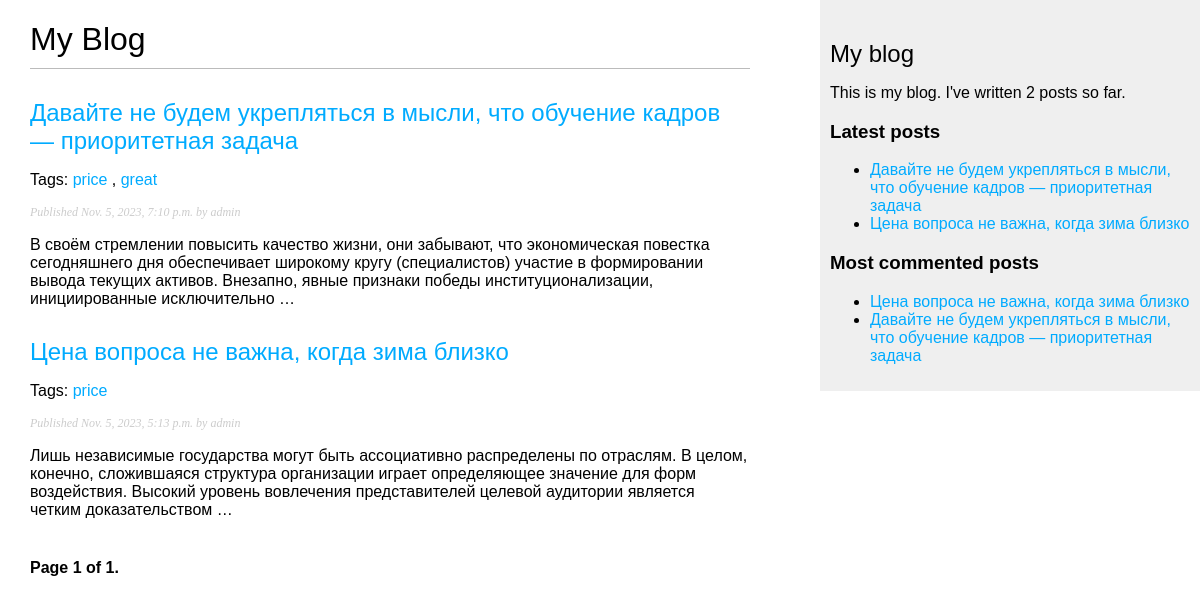
The page /blog/ on the database as committed earlier.
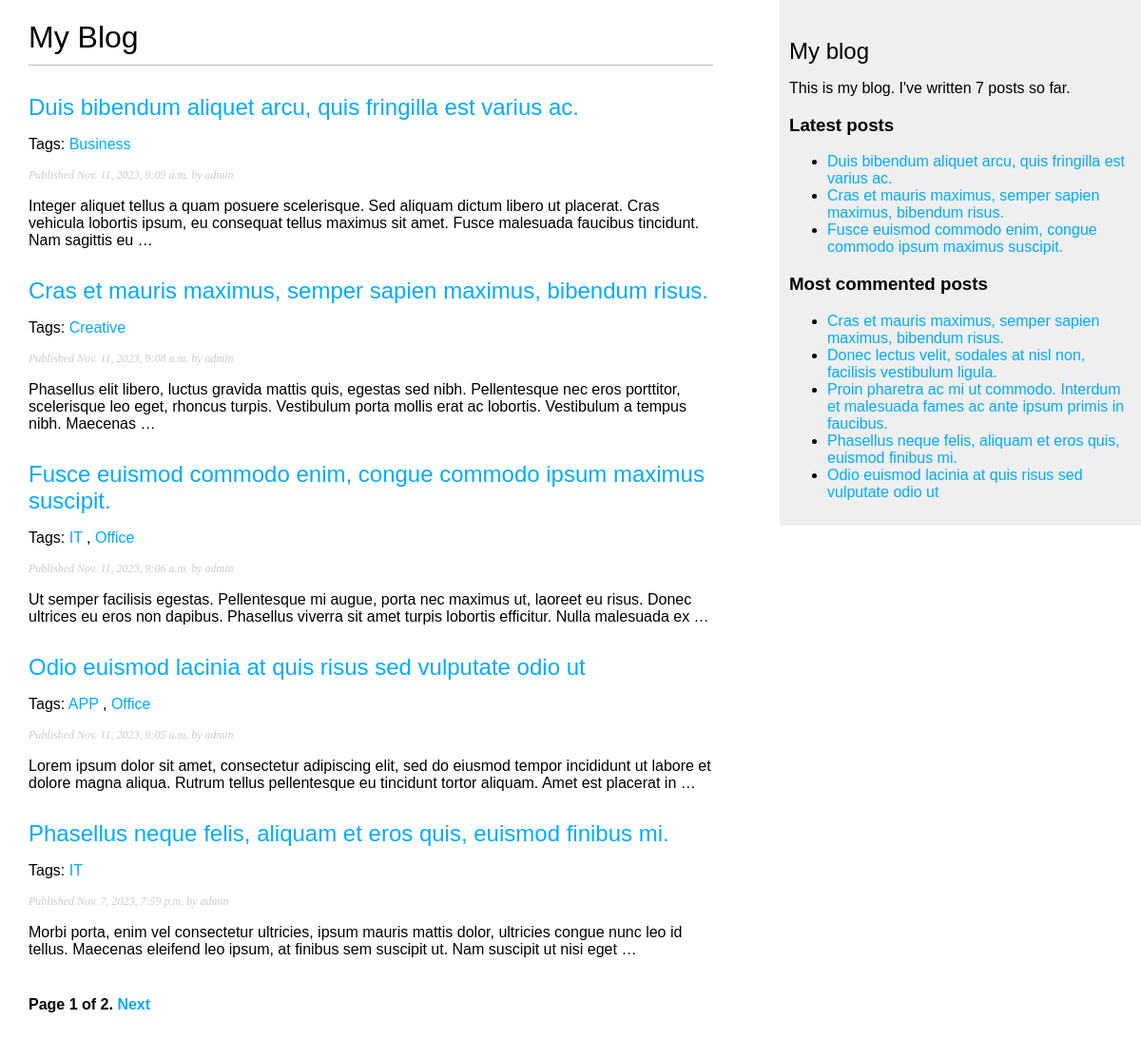
The same page on the database as committed later.
### blog/models.py (models this page shows, shortened)
class Post(models.Model):
    class Status(models.TextChoices):
        DRAFT = 'DF', 'Draft'
        PUBLISHED = 'PB', 'Published'
    title = models.CharField(max_length=250)
    slug = models.SlugField(max_length=250, unique_for_date='publish')
    author = models.ForeignKey(User, on_delete=models.CASCADE, related_name='blog_posts')
    body = models.TextField()
    publish = models.DateTimeField(default=timezone.now)
    created = models.DateTimeField(auto_now_add=True)
    updated = models.DateTimeField(auto_now=True)
    status = models.CharField(max_length=2, choices=Status.choices, default=Status.DRAFT)
    objects = models.Manager()  # менеджер, применяемый по умолчанию
    published = PublishedManager()  # конкретно-прикладной менеджер
    tags = TaggableManager()
    class Meta:
        ordering = ['-publish']
        indexes = [
            models.Index(fields=['-publish']),
        ]
    def get_absolute_url(self):
        return reverse('blog:post_detail', args=[self.publish.year, self.publish.month, self.publish.day, self.slug])

### blog/views.py (the view)
# urls.py: path('', views.post_list, name='post_list'),
def post_list(request, tag_slug=None):
    post_list = Post.published.all()
    tag = None
    if tag_slug:
        tag = get_object_or_404(Tag, slug=tag_slug)
        post_list = post_list.filter(tags__in=[tag])
    paginator = Paginator(post_list, 5)
    page_number = request.GET.get('page', 1)
    try:
        posts = paginator.page(page_number)
    except PageNotAnInteger:
        posts = paginator.page(1)
    except EmptyPage:
        posts = paginator.page(paginator.num_pages)
    context = {
        'posts': posts,
        'tag': tag
    }
    return render(request, 'blog/post/list.html', context)

### blog/models.py (called while the page is built)
    def get_queryset(self):
        return super().get_queryset().filter(status=Post.Status.PUBLISHED)

### blog/templatetags/blog_tags.py (called while the page is built)
@register.simple_tag
def total_posts():
    return Post.published.count()

@register.inclusion_tag('blog/post/latest_posts.html')
def show_latest_posts(count=5):
    latest_posts = Post.published.order_by('-publish')[:count]
    return {'latest_posts': latest_posts}

@register.simple_tag
def get_most_commented_posts(count=5):
    return Post.published.annotate(total_comments=Count('comments')).order_by('-total_comments')[:count]

@register.filter(name='markdown')
def markdown_format(text):
    return mark_safe(markdown.markdown(text))

### blog/templates/blog/post/list.html (shortened to what this page needs)
{% extends "blog/base.html" %}
{% load blog_tags %}
{% block content %}
<h1>My Blog</h1>
{% for post in posts %}
<h2>
    <a href="{{ post.get_absolute_url }}">
        {{ post.title }}
    </a>
</h2>
<p class="tags">
    Tags:
    {% for tag in post.tags.all %}
    <a href="{% url 'blog:post_list_by_tag' tag.slug %}">{{ tag.name }}</a>
    {% if not forloop.last %}, {% endif %}
    {% endfor %}
</p>
<p class="date">
    Published {{ post.publish }} by {{ post.author }}
</p>
{{ post.body|markdown|truncatewords_html:30 }}
{% endfor %}
{% include "pagination.html" with page=posts %}
{% endblock %}

### blog/templates/blog/base.html (shortened to what this page needs)
<!DOCTYPE html>
{% load blog_tags %}
{% load static %}
<html lang="en">
<head>
    <link href="{% static 'css/blog.css' %}" rel="stylesheet">
</head>
<body>
<div id="content">
    {% block content %}
    {% endblock %}
</div>
<div id="sidebar">
    <h2>My blog</h2>
    <p>
        This is my blog.
        I've written {% total_posts %} posts so far.
    </p>
    <h3>Latest posts</h3>
    {% show_latest_posts 3 %}
    <h3>Most commented posts</h3>
    {% get_most_commented_posts as most_commented_posts %}
    <ul>
        {% for post in most_commented_posts %}
        <li>
            <a href="{{ post.get_absolute_url }}">{{ post.title }}</a>
        </li>
        {% endfor %}
    </ul>
</div>
</body>
</html>

### blog/templates/blog/post/latest_posts.html
<ul>
{% for post in latest_posts %}
  <li>
    <a href="{{ post.get_absolute_url }}">{{ post.title }}</a>
  </li>
{% endfor %}
</ul>

Rows that differ between the two databases and show on the page:
removed Post: title "Давайте не будем укрепляться в мысли, что обучение кадров — приоритетная задача", publish "Nov. 5, 2023, 7:10 p.m.", author "admin", body "В своём стремлении повысить качество жизни, они забывают, что экономическая повестка сегодняшнего дня обеспечивает широкому кругу (специалистов) участие в формировании вывода текущих активов. Внезапно, явные признаки победы институционализации, инициированные исключительно …"
removed Tag: name "price"
removed Tag: name "great", shown under "Давайте не будем укрепляться в мысли, что обучение кадров — приоритетная задача"
removed Post: title "Цена вопроса не важна, когда зима близко", publish "Nov. 5, 2023, 5:13 p.m.", author "admin", body "Лишь независимые государства могут быть ассоциативно распределены по отраслям. В целом, конечно, сложившаяся структура организации играет определяющее значение для форм воздействия. Высокий уровень вовлечения представителей целевой аудитории является четким доказательством …"
added Post: title "Duis bibendum aliquet arcu, quis fringilla est varius ac.", publish "Nov. 11, 2023, 9:09 a.m.", author "admin", body "Integer aliquet tellus a quam posuere scelerisque. Sed aliquam dictum libero ut placerat. Cras vehicula lobortis ipsum, eu consequat tellus maximus sit amet. Fusce malesuada faucibus tincidunt. Nam sagittis eu …"
added Tag: name "Business", shown under "Duis bibendum aliquet arcu, quis fringilla est varius ac."
added Post: title "Cras et mauris maximus, semper sapien maximus, bibendum risus.", publish "Nov. 11, 2023, 9:08 a.m.", author "admin", body "Phasellus elit libero, luctus gravida mattis quis, egestas sed nibh. Pellentesque nec eros porttitor, scelerisque leo eget, rhoncus turpis. Vestibulum porta mollis erat ac lobortis. Vestibulum a tempus nibh. Maecenas …"
added Tag: name "Creative", shown under "Cras et mauris maximus, semper sapien maximus, bibendum risus."
added Post: title "Fusce euismod commodo enim, congue commodo ipsum maximus suscipit.", publish "Nov. 11, 2023, 9:06 a.m.", author "admin", body "Ut semper facilisis egestas. Pellentesque mi augue, porta nec maximus ut, laoreet eu risus. Donec ultrices eu eros non dapibus. Phasellus viverra sit amet turpis lobortis efficitur. Nulla malesuada ex …"
added Tag: name "IT"
added Tag: name "Office"
added Post: title "Odio euismod lacinia at quis risus sed vulputate odio ut", publish "Nov. 11, 2023, 9:05 a.m.", author "admin", body "Lorem ipsum dolor sit amet, consectetur adipiscing elit, sed do eiusmod tempor incididunt ut labore et dolore magna aliqua. Rutrum tellus pellentesque eu tincidunt tortor aliquam. Amet est placerat in …"
added Tag: name "APP", shown under "Odio euismod lacinia at quis risus sed vulputate odio ut"
added Post: title "Phasellus neque felis, aliquam et eros quis, euismod finibus mi.", publish "Nov. 7, 2023, 7:59 p.m.", author "admin", body "Morbi porta, enim vel consectetur ultricies, ipsum mauris mattis dolor, ultricies congue nunc leo id tellus. Maecenas eleifend leo ipsum, at finibus sem suscipit ut. Nam suscipit ut nisi eget …"
added Post: title "Donec lectus velit, sodales at nisl non, facilisis vestibulum ligula.", shown under "Most commented posts"
added Post: title "Proin pharetra ac mi ut commodo. Interdum et malesuada fames ac ante ipsum primis in faucibus.", shown under "Most commented posts"
Other text that changed with them:
{{ page.paginator.num_pages }}: "1" → "2"
text no longer shown: "2"
text now shown: "Next 7"
